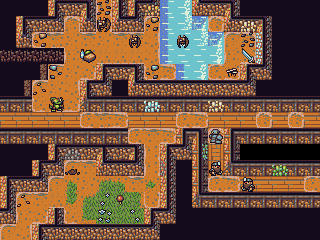

Below is a game level as drawn by its tile map, then a one-line description and the .tmx file that defines it, in full:
An orthogonal 20x15 tile map with 16x16 px tiles, 2 tile layers (Tiles, Sprites), 12 tilesets.

<map version="1.0" orientation="orthogonal" width="20" height="15" tilewidth="16" tileheight="16">
 <tileset firstgid="1" name="Walls" tilewidth="16" tileheight="16">
  <image source="../Objects/Walls.png" width="320" height="432" />
 </tileset>
 <tileset firstgid="541" name="Floors" tilewidth="16" tileheight="16">
  <image source="../Objects/Floors.png" width="336" height="432" />
 </tileset>
 <tileset firstgid="1108" name="Pits0" tilewidth="16" tileheight="16">
  <image source="../Objects/Pits1.png" width="128" height="352" />
 </tileset>
 <tileset firstgid="1284" name="Doors0" tilewidth="16" tileheight="16">
  <image source="../Objects/Doors1.png" width="128" height="80" />
 </tileset>
 <tileset firstgid="1324" name="Decor0" tilewidth="16" tileheight="16">
  <image source="../Objects/Decor1.png" width="128" height="288" />
 </tileset>
 <tileset firstgid="1468" name="Foliage" tilewidth="16" tileheight="16">
  <image source="../Objects/Foliage.png" width="128" height="48" />
 </tileset>
 <tileset firstgid="1492" name="Player0" tilewidth="16" tileheight="16">
  <image source="../Characters/Player1.png" width="128" height="224" />
 </tileset>
 <tileset firstgid="1604" name="Food" tilewidth="16" tileheight="16">
  <image source="../Items/Food.png" width="128" height="144" />
 </tileset>
 <tileset firstgid="1676" name="Ore0" tilewidth="16" tileheight="16">
  <image source="../Objects/Ore1.png" width="144" height="112" />
 </tileset>
 <tileset firstgid="1739" name="Elementals0" tilewidth="16" tileheight="16">
  <image source="../Characters/Elementals1.png" width="128" height="160" />
 </tileset>
 <tileset firstgid="1819" name="Misc0" tilewidth="16" tileheight="16">
  <image source="../Characters/Misc1.png" width="128" height="176" />
 </tileset>
 <tileset firstgid="1907" name="LongWeapons" tilewidth="16" tileheight="16">
  <image source="../Items/LongWeapons.png" width="128" height="112" />
 </tileset>
 <layer name="Tiles" width="20" height="15">
  <data encoding="csv">
10,10,10,361,362,363,943,381,361,403,1180,1182,401,362,363,10,10,10,10,10,
10,361,362,403,922,382,943,401,403,922,1180,1179,1174,924,401,362,363,10,10,10,
10,382,944,945,941,920,941,920,920,942,1180,1181,1179,1174,919,921,381,10,10,10,
1141,1141,1141,1141,940,941,962,962,962,942,1180,1181,1181,1182,940,963,381,10,10,10,
1149,1149,1150,919,941,963,361,362,363,961,946,1180,1182,944,963,361,403,10,10,10,
10,1150,919,941,942,361,403,10,401,362,362,362,362,362,362,403,10,10,10,10,
369,369,961,962,963,408,369,369,369,369,369,369,369,369,369,369,369,369,369,369,
952,952,952,952,952,944,945,946,952,952,952,944,946,952,952,952,924,952,924,952,
369,369,369,369,369,369,369,369,944,920,946,368,370,924,368,369,369,369,369,369,
10,10,10,361,362,362,365,362,363,943,361,403,388,950,388,0,0,0,0,0,
10,10,361,403,919,920,401,362,403,943,381,10,388,950,408,369,369,369,369,369,
361,362,403,919,677,941,674,676,920,679,381,10,388,944,946,952,952,952,952,944,
381,919,920,962,719,674,696,696,697,964,381,10,408,369,369,369,369,369,369,369,
403,940,963,381,961,716,696,696,696,361,403,10,10,10,10,10,10,10,10,10,
919,942,361,405,362,362,362,362,362,403,10,10,10,10,10,10,10,10,10,10
</data>
 </layer>
 <layer name="Sprites" width="20" height="15">
  <data encoding="csv">
0,0,0,0,0,0,1472,0,0,1685,0,0,0,0,0,0,0,0,0,0,
0,0,0,0,0,0,1860,0,0,1483,0,0,0,0,0,1694,0,0,0,0,
0,0,1483,0,0,0,0,0,1859,0,0,1859,0,0,0,1472,1709,0,0,0,
0,0,0,0,0,1638,0,0,0,0,0,0,0,0,0,1915,1709,0,0,0,
0,0,0,2147485129,0,0,0,0,0,1481,0,0,0,0,1616,0,0,0,0,0,
0,0,1475,0,0,0,0,0,0,0,0,0,0,0,0,0,0,0,0,0,
0,0,0,2147485240,0,0,0,0,0,1708,0,0,0,1694,0,0,0,0,0,0,
0,0,0,0,0,0,0,0,0,0,0,0,0,0,0,0,0,0,0,0,
0,0,0,0,0,0,0,0,0,0,0,0,0,1748,0,0,0,0,0,0,
0,0,0,0,1726,0,0,0,0,0,0,0,1714,0,0,0,0,0,0,0,
0,0,0,0,1346,0,0,0,0,0,1727,0,0,2147485231,0,0,0,1721,0,0,
0,0,0,0,0,0,0,0,0,0,0,0,0,0,0,1583,0,0,0,0,
0,1475,0,0,0,0,1487,1604,0,0,0,0,0,0,0,0,0,0,0,0,
0,0,0,0,0,0,1486,0,2147485135,0,0,0,0,0,0,0,0,0,0,0,
0,0,0,0,0,0,0,0,0,0,0,0,0,0,0,0,0,0,0,0
</data>
 </layer>
</map>
